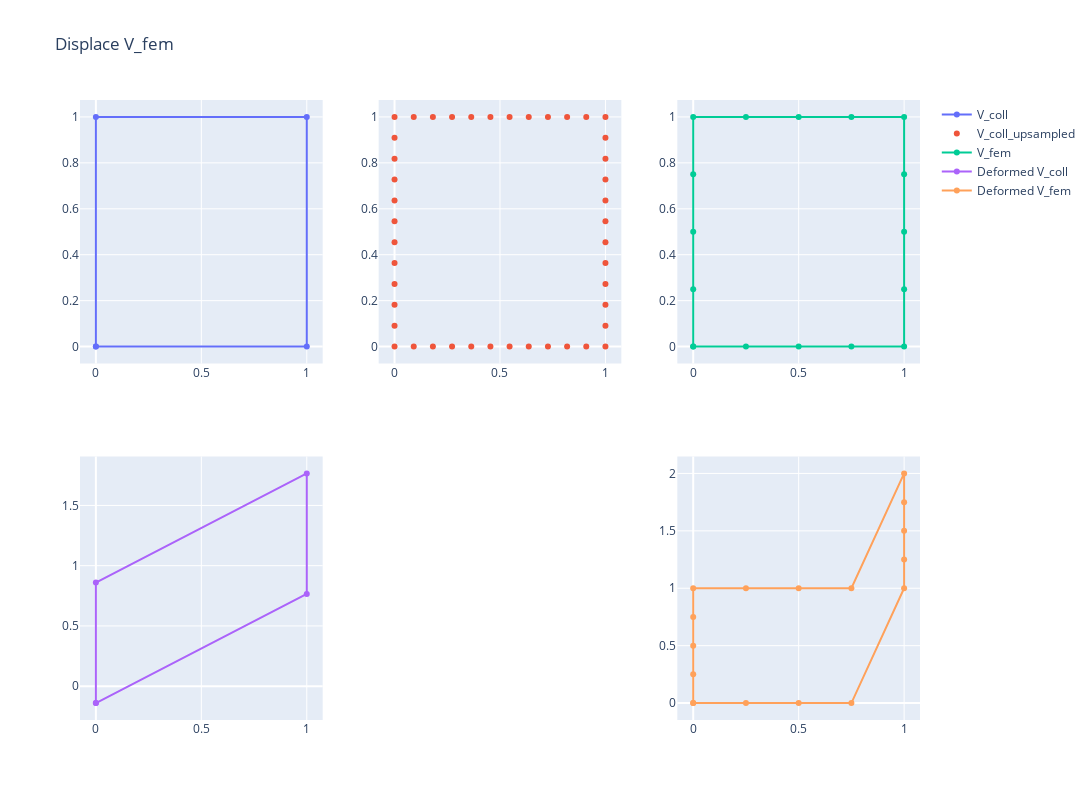

Notebook code for this chart:
### Code cell
# X_coll = V_coll[coll_row_order[:-1], :] + W_new @ U_fem[fem_row_order[:-1], :]
X_coll = V_coll + W_new @ U_fem
X_fem = V_fem + U_fem

fig = make_subplots(rows=2, cols=3)

fig.add_trace(go.Scatter(x=V_coll[coll_row_order, 0], y=V_coll[coll_row_order, 1], mode="markers+lines", name="V_coll"), row=1, col=1),
fig.add_trace(go.Scatter(x=V_coll_upsampled[:, 0], y=V_coll_upsampled[:, 1], mode="markers", name="V_coll_upsampled"), row=1, col=2),
fig.add_trace(go.Scatter(x=V_fem[fem_row_order, 0], y=V_fem[fem_row_order, 1], mode="markers+lines", name="V_fem"), row=1, col=3),
fig.add_trace(go.Scatter(x=X_coll[coll_row_order, 0], y=X_coll[coll_row_order, 1], mode="markers+lines", name="Deformed V_coll"), row=2, col=1),
fig.add_trace(go.Scatter(x=X_fem[fem_row_order, 0], y=X_fem[fem_row_order, 1], mode="markers+lines", name="Deformed V_fem"), row=2, col=3),

fig.update_layout(width=1200, height=800, title="Displace V_fem")

### Figure 1 — Plotly figure (JSON) as saved in the notebook; plotly's stock layout.template omitted (floating-point values rounded to 4 significant figures)
{"data": [{"mode": "markers+lines", "name": "V_coll", "type": "scatter", "x": [0, 1, 1, 0, 0], "xaxis": "x", "y": [0, 0, 1, 1, 0], "yaxis": "y"}, {"mode": "markers", "name": "V_coll_upsampled", "type": "scatter", "x": [0, 1, 1, 0, 0.09091, 0.1818, 0.2727, 0.3636, 0.4545, 0.5455, 0.6364, 0.7273, 0.8182, 0.9091, 1, 1, 1, 1, 1, 1, 1, 1, 1, 1, 0.9091, 0.8182, 0.7273, 0.6364, 0.5455, 0.4545, 0.3636, 0.2727, 0.1818, 0.09091, 0, 0, 0, 0, 0, 0, 0, 0, 0, 0], "xaxis": "x2", "y": [0, 0, 1, 1, 0, 0, 0, 0, 0, 0, 0, 0, 0, 0, 0.09091, 0.1818, 0.2727, 0.3636, 0.4545, 0.5455, 0.6364, 0.7273, 0.8182, 0.9091, 1, 1, 1, 1, 1, 1, 1, 1, 1, 1, 0.9091, 0.8182, 0.7273, 0.6364, 0.5455, 0.4545, 0.3636, 0.2727, 0.1818, 0.09091], "yaxis": "y2"}, {"mode": "markers+lines", "name": "V_fem", "type": "scatter", "x": [0, 0.25, 0.5, 0.75, 1, 1, 1, 1, 1, 0.75, 0.5, 0.25, 0, 0, 0, 0, 0], "xaxis": "x3", "y": [0, 0, 0, 0, 0, 0.25, 0.5, 0.75, 1, 1, 1, 1, 1, 0.75, 0.5, 0.25, 0], "yaxis": "y3"}, {"mode": "markers+lines", "name": "Deformed V_coll", "type": "scatter", "x": [0, 1, 1, 0, 0], "xaxis": "x4", "y": [-0.1406, 0.7657, 1.766, 0.8594, -0.1406], "yaxis": "y4"}, {"mode": "markers+lines", "name": "Deformed V_fem", "type": "scatter", "x": [0, 0.25, 0.5, 0.75, 1, 1, 1, 1, 1, 0.75, 0.5, 0.25, 0, 0, 0, 0, 0], "xaxis": "x6", "y": [0, 0, 0, 0, 1, 1.25, 1.5, 1.75, 2, 1, 1, 1, 1, 0.75, 0.5, 0.25, 0], "yaxis": "y6"}], "layout": {"height": 800, "title": {"text": "Displace V_fem"}, "width": 1200, "xaxis": {"anchor": "y", "domain": [0, 0.2889]}, "xaxis2": {"anchor": "y2", "domain": [0.3556, 0.6444]}, "xaxis3": {"anchor": "y3", "domain": [0.7111, 1]}, "xaxis4": {"anchor": "y4", "domain": [0, 0.2889]}, "xaxis5": {"anchor": "y5", "domain": [0.3556, 0.6444]}, "xaxis6": {"anchor": "y6", "domain": [0.7111, 1]}, "yaxis": {"anchor": "x", "domain": [0.575, 1]}, "yaxis2": {"anchor": "x2", "domain": [0.575, 1]}, "yaxis3": {"anchor": "x3", "domain": [0.575, 1]}, "yaxis4": {"anchor": "x4", "domain": [0, 0.425]}, "yaxis5": {"anchor": "x5", "domain": [0, 0.425]}, "yaxis6": {"anchor": "x6", "domain": [0, 0.425]}}}
